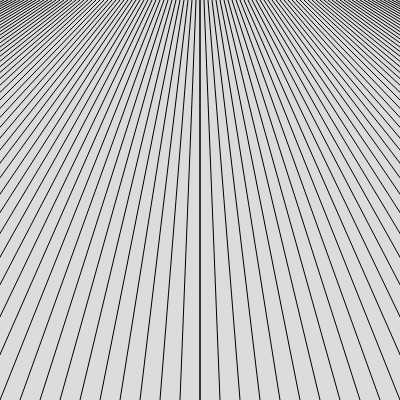
Frame 1 (no input)
Frame 60 (no input): identical to frame 1, image omitted
Frame 120 (the mouse pressed at the canvas centre since frame 60): identical to frame 1, image omitted

The p5.js sketch that drew this single still picture (run headless with seeded random() and noise() and a simulated clock; from frame 60 on, the mouse is pressed at the canvas centre):

// p5.js sketch
// ── sketch.js
let xposition1;
let yposition1;
let xposition2;
let yposition2;


function setup() {
  createCanvas(400, 400);
}

function draw() {
  background(220);
  for (let i=0;i<100; i++) { 
    xposition1=200+i*4;
    yposition1=0;
    xposition2=200+i*20;
    yposition2=400;

  line(xposition1,yposition1,xposition2,yposition2)}
  for (let i=0;i<100; i++) { 
    xposition1=200-i*4;
    yposition1=0;
    xposition2=200-i*20;
    yposition2=400;

  line(xposition1,yposition1,xposition2,yposition2)}
 
}
